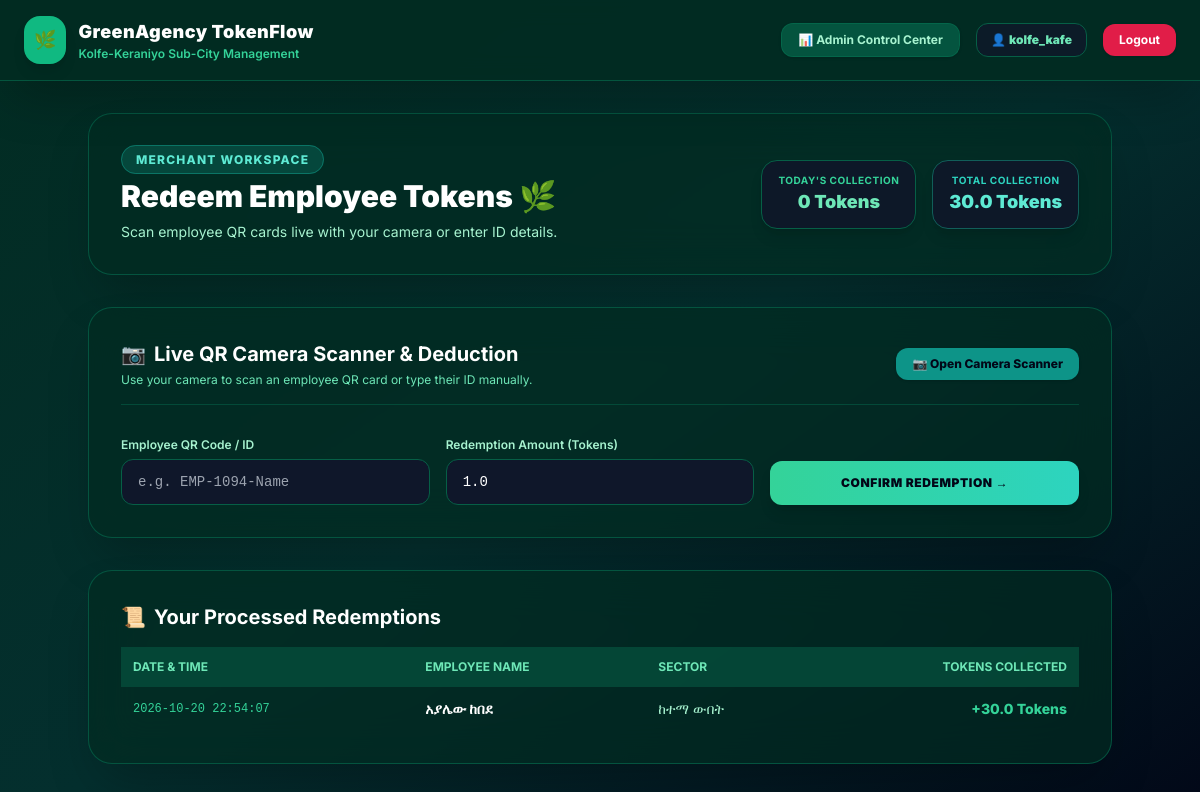
The page /merchant (signed in) on the database its author committed.
### server.py (models this page shows, shortened)
class User(UserMixin, db.Model):
    id = db.Column(db.Integer, primary_key=True)
    username = db.Column(db.String(100), unique=True, nullable=False)
    password = db.Column(db.String(200), nullable=True)
    role = db.Column(db.String(20), nullable=False)
    full_name = db.Column(db.String(150), nullable=False)
    sector = db.Column(db.String(150), nullable=True)
    position = db.Column(db.String(150), nullable=True)
    token_balance = db.Column(db.Float, default=0.0)
    qr_code_data = db.Column(db.String(200), unique=True, nullable=True)
    must_change_password = db.Column(db.Boolean, default=True)

class Transaction(db.Model):
    id = db.Column(db.Integer, primary_key=True)
    employee_id = db.Column(db.Integer, db.ForeignKey('user.id'), nullable=False)
    merchant_id = db.Column(db.Integer, db.ForeignKey('user.id'), nullable=False)
    tokens_deducted = db.Column(db.Float, nullable=False)
    timestamp = db.Column(db.DateTime, server_default=db.func.current_timestamp())
    employee = db.relationship('User', foreign_keys=[employee_id], backref='transactions_received')
    merchant = db.relationship('User', foreign_keys=[merchant_id], backref='transactions_processed')

### server.py (the view)
@app.route('/merchant', methods=['GET', 'POST'])
@login_required
def merchant_dashboard():
    if current_user.role != 'merchant':
        return redirect(url_for('index'))
    today_str = pd.Timestamp.now().strftime('%Y-%m-%d')
    all_txs = Transaction.query.filter_by(merchant_id=current_user.id).order_by(Transaction.timestamp.desc()).all()
    total_collected = sum(tx.tokens_deducted for tx in all_txs)
    daily_collected = sum(
        tx.tokens_deducted for tx in all_txs
        if str(tx.timestamp).startswith(today_str)
    )
    return render_template(
        'merchant_scan.html',
        transactions=all_txs,
        total_collected=total_collected,
        daily_collected=daily_collected
    )

### server.py (called while the page is built)
@login_manager.user_loader
def load_user(user_id):
    return db.session.get(User, int(user_id))

### templates/merchant_scan.html (shortened to what this page needs)
{% extends "base.html" %}
{% block content %}
<div class="space-y-8 pb-12 max-w-5xl mx-auto">
    <div class="bg-emerald-950/70 backdrop-blur-xl border border-emerald-800/80 p-8 rounded-3xl shadow-2xl flex flex-col md:flex-row justify-between items-start md:items-center gap-6">
        <div class="space-y-2">
            <span class="bg-teal-500/20 border border-teal-500/40 text-teal-300 text-xs px-3.5 py-1.5 rounded-full font-extrabold uppercase tracking-widest">
                Merchant Workspace
            </span>
            <h2 class="text-3xl font-black text-white">Redeem Employee Tokens 🌿</h2>
            <p class="text-emerald-200 text-sm">Scan employee QR cards live with your camera or enter ID details.</p>
        </div>
        <div class="flex items-center gap-4">
            <div class="bg-slate-900/90 border border-emerald-800 px-4 py-3 rounded-2xl text-center shadow-lg">
                <span class="text-[10px] text-emerald-400 uppercase tracking-wider block font-bold">Today's Collection</span>
                <span class="text-lg text-emerald-300 font-black">{{ daily_collected }} Tokens</span>
            </div>
            <div class="bg-slate-900/90 border border-teal-800 px-4 py-3 rounded-2xl text-center shadow-lg">
                <span class="text-[10px] text-teal-400 uppercase tracking-wider block font-bold">Total Collection</span>
                <span class="text-lg text-teal-300 font-black">{{ total_collected }} Tokens</span>
            </div>
        </div>
    </div>
    <div class="bg-emerald-950/70 backdrop-blur-xl border border-emerald-800/80 p-8 rounded-3xl shadow-2xl space-y-6">
        <div class="flex flex-col md:flex-row justify-between items-start md:items-center gap-4 border-b border-emerald-800/60 pb-4">
            <div>
                <h3 class="text-xl font-bold text-white flex items-center gap-2"><span>📷</span> Live QR Camera Scanner & Deduction</h3>
                <p class="text-xs text-emerald-300 mt-1">Use your camera to scan an employee QR card or type their ID manually.</p>
            </div>
            <button type="button" onclick="toggleScanner()" id="scannerToggleBtn" class="bg-teal-600 hover:bg-teal-500 text-slate-950 font-extrabold px-4 py-2 rounded-xl text-xs transition shadow">
                📷 Open Camera Scanner
            </button>
        </div>
        <form id="deductForm" onsubmit="handleDeduction(event)" class="grid grid-cols-1 md:grid-cols-3 gap-4 pt-2">
            <div>
                <label class="block text-xs font-semibold text-emerald-200 mb-1.5">Employee QR Code / ID</label>
                <input type="text" id="qr_code" required placeholder="e.g. EMP-1094-Name" class="w-full bg-slate-900 border border-emerald-800 rounded-xl px-4 py-3 text-sm text-white focus:outline-none focus:ring-2 focus:ring-emerald-400 font-mono">
            </div>
            <div>
                <label class="block text-xs font-semibold text-emerald-200 mb-1.5">Redemption Amount (Tokens)</label>
                <input type="number" step="0.5" id="amount" value="1.0" required class="w-full bg-slate-900 border border-emerald-800 rounded-xl px-4 py-3 text-sm text-white focus:outline-none focus:ring-2 focus:ring-emerald-400 font-mono">
            </div>
            <div class="flex items-end">
                <button type="submit" class="w-full bg-gradient-to-r from-emerald-400 to-teal-400 hover:from-emerald-500 hover:to-teal-500 text-slate-950 font-black py-3.5 px-6 rounded-xl shadow-lg transition text-xs uppercase tracking-wider">
                    Confirm Redemption →
                </button>
            </div>
        </form>
    </div>
    <div class="bg-emerald-950/70 backdrop-blur-xl border border-emerald-800/80 p-8 rounded-3xl shadow-2xl space-y-4">
        <h3 class="text-xl font-bold text-white flex items-center gap-2"><span>📜</span> Your Processed Redemptions</h3>
        <div class="overflow-x-auto">
            <table class="w-full text-left text-sm text-emerald-100">
                <thead class="bg-emerald-900/80 uppercase text-xs text-emerald-300">
                    <tr>
                        <th class="p-3">Date & Time</th>
                        <th class="p-3">Employee Name</th>
                        <th class="p-3">Sector</th>
                        <th class="p-3 text-right">Tokens Collected</th>
                    </tr>
                </thead>
                <tbody class="divide-y divide-emerald-900">
                    {% for tx in transactions %}
                    <tr class="hover:bg-emerald-900/30 transition">
                        <td class="p-3 text-xs text-emerald-400 font-mono">{{ tx.timestamp }}</td>
                        <td class="p-3 font-bold text-white">{{ tx.employee.full_name }}</td>
                        <td class="p-3 text-emerald-200">{{ tx.employee.sector }}</td>
                        <td class="p-3 text-right text-emerald-400 font-extrabold">+{{ tx.tokens_deducted }} Tokens</td>
                    </tr>
                    {% else %}
                    <tr>
                        <td colspan="4" class="p-6 text-center text-emerald-400 text-sm">No redemptions processed yet.</td>
                    </tr>
                    {% endfor %}
                </tbody>
            </table>
        </div>
    </div>
</div>
{% endblock %}

### templates/base.html (shortened to what this page needs)
<!DOCTYPE html>
<html lang="en">
<head>
    <script src="https://cdn.tailwindcss.com"></script>
</head>
<body class="bg-gradient-to-br from-emerald-950 via-teal-950 to-slate-950 min-h-screen text-slate-100">
    <nav class="bg-emerald-950/90 backdrop-blur-md border-b border-emerald-800/80 px-6 py-4 flex justify-between items-center shadow-2xl sticky top-0 z-50">
        <div class="flex items-center space-x-3">
            <div class="bg-emerald-500 text-slate-950 p-2.5 rounded-2xl font-black shadow-lg text-lg">🌿</div>
            <div>
                <h1 class="text-lg font-black tracking-wide text-white">GreenAgency TokenFlow</h1>
                <p class="text-xs font-semibold text-emerald-400">Kolfe-Keraniyo Sub-City Management</p>
            </div>
        </div>
        <div class="flex items-center space-x-4">
            {% if current_user.is_authenticated %}
                <a href="{{ url_for('admin_dashboard') }}" class="bg-emerald-800/80 hover:bg-emerald-700 text-emerald-200 px-4 py-2 rounded-xl text-xs font-bold transition shadow border border-emerald-700/50">📊 Admin Control Center</a>
                <span class="text-xs bg-slate-900/80 px-3.5 py-2 rounded-xl border border-emerald-800 text-emerald-300 font-semibold">
                    👤 <strong>{{ current_user.full_name }}</strong>
                </span>
                <a href="{{ url_for('logout') }}" class="bg-rose-600 hover:bg-rose-500 text-white px-4 py-2 rounded-xl text-xs font-bold transition shadow">Logout</a>
            {% endif %}
        </div>
    </nav>
    <main class="container mx-auto px-4 py-8 max-w-7xl">
        {% block content %}{% endblock %}
    </main>
</body>
</html>

### templates/base.html (style rules this page uses)
body { font-family: 'Inter', sans-serif; }

### rows shown on the page
User: full_name "kolfe_kafe"
Transaction: timestamp "2026-10-20 22:54:07", employee.full_name "አያሌው ከበደ", employee.sector "ከተማ ውበት", tokens_deducted "30.0"

### other values the page prints
{{ daily_collected }} "0"
{{ total_collected }} "30.0"
